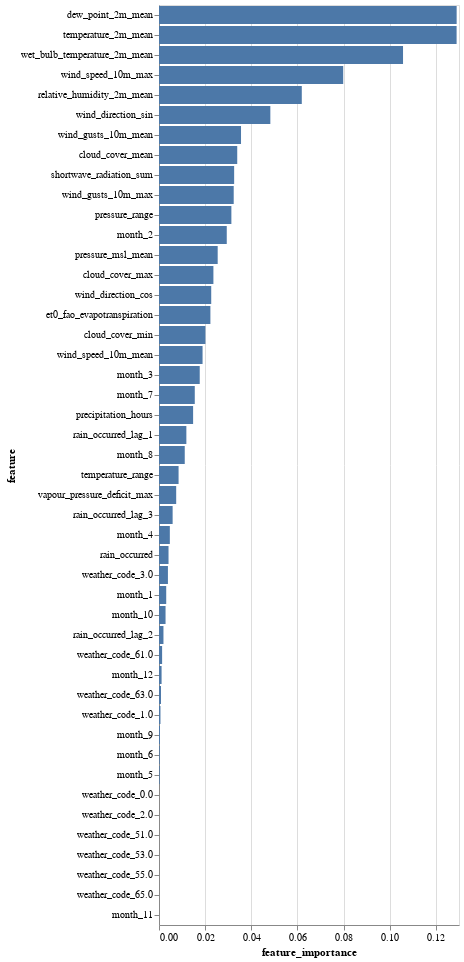

The notebook cell this image was saved under:
### Code cell
alt.Chart(feat_imp_rf_df).mark_bar().encode(
    x='feature_importance',
    y=alt.Y("feature", sort='-x'),
    tooltip=['feature','feature_importance'])

### Figure 1 — Vega-Lite specification as saved in the notebook (floating-point values rounded to 4 significant figures)
{"config": {"view": {"continuousWidth": 300, "continuousHeight": 300}}, "data": {"name": "data-be228571e0b6c38ffde3cf281e4dab5e"}, "mark": {"type": "bar"}, "encoding": {"tooltip": [{"field": "feature", "type": "nominal"}, {"field": "feature_importance", "type": "quantitative"}], "x": {"field": "feature_importance", "type": "quantitative"}, "y": {"field": "feature", "sort": "-x", "type": "nominal"}}, "$schema": "https://vega.github.io/schema/vega-lite/v5.20.1.json", "datasets": {"data-be228571e0b6c38ffde3cf281e4dab5e": [{"feature": "relative_humidity_2m_mean", "feature_importance": 0.06187}, {"feature": "cloud_cover_mean", "feature_importance": 0.0339}, {"feature": "cloud_cover_max", "feature_importance": 0.02358}, {"feature": "cloud_cover_min", "feature_importance": 0.02012}, {"feature": "wind_gusts_10m_mean", "feature_importance": 0.03554}, {"feature": "wind_speed_10m_mean", "feature_importance": 0.01888}, {"feature": "dew_point_2m_mean", "feature_importance": 0.129}, {"feature": "wet_bulb_temperature_2m_mean", "feature_importance": 0.1057}, {"feature": "pressure_msl_mean", "feature_importance": 0.02543}, {"feature": "vapour_pressure_deficit_max", "feature_importance": 0.007449}, {"feature": "shortwave_radiation_sum", "feature_importance": 0.03256}, {"feature": "precipitation_hours", "feature_importance": 0.01478}, {"feature": "temperature_2m_mean", "feature_importance": 0.129}, {"feature": "wind_gusts_10m_max", "feature_importance": 0.03237}, {"feature": "wind_speed_10m_max", "feature_importance": 0.07982}, {"feature": "et0_fao_evapotranspiration", "feature_importance": 0.02227}, {"feature": "temperature_range", "feature_importance": 0.008483}, {"feature": "pressure_range", "feature_importance": 0.03136}, {"feature": "wind_direction_sin", "feature_importance": 0.04825}, {"feature": "wind_direction_cos", "feature_importance": 0.02263}, {"feature": "rain_occurred", "feature_importance": 0.004126}, {"feature": "rain_occurred_lag_1", "feature_importance": 0.01186}, {"feature": "rain_occurred_lag_2", "feature_importance": 0.001932}, {"feature": "rain_occurred_lag_3", "feature_importance": 0.005906}, {"feature": "weather_code_0.0", "feature_importance": 0.0}, {"feature": "weather_code_1.0", "feature_importance": 0.0006299}, {"feature": "weather_code_2.0", "feature_importance": 0.0}, {"feature": "weather_code_3.0", "feature_importance": 0.003869}, {"feature": "weather_code_51.0", "feature_importance": 0.0}, {"feature": "weather_code_53.0", "feature_importance": 0.0}, {"feature": "weather_code_55.0", "feature_importance": 0.0}, {"feature": "weather_code_61.0", "feature_importance": 0.001349}, {"feature": "weather_code_63.0", "feature_importance": 0.0008621}, {"feature": "weather_code_65.0", "feature_importance": 0.0}, {"feature": "month_1", "feature_importance": 0.003128}, {"feature": "month_2", "feature_importance": 0.02936}, {"feature": "month_3", "feature_importance": 0.01765}, {"feature": "month_4", "feature_importance": 0.004696}, {"feature": "month_5", "feature_importance": 0.0002904}, {"feature": "month_6", "feature_importance": 0.0003079}, {"feature": "month_7", "feature_importance": 0.01551}, {"feature": "month_8", "feature_importance": 0.01116}, {"feature": "month_9", "feature_importance": 0.000429}, {"feature": "month_10", "feature_importance": 0.002836}, {"feature": "month_11", "feature_importance": 0.0}, {"feature": "month_12", "feature_importance": 0.001117}]}}
